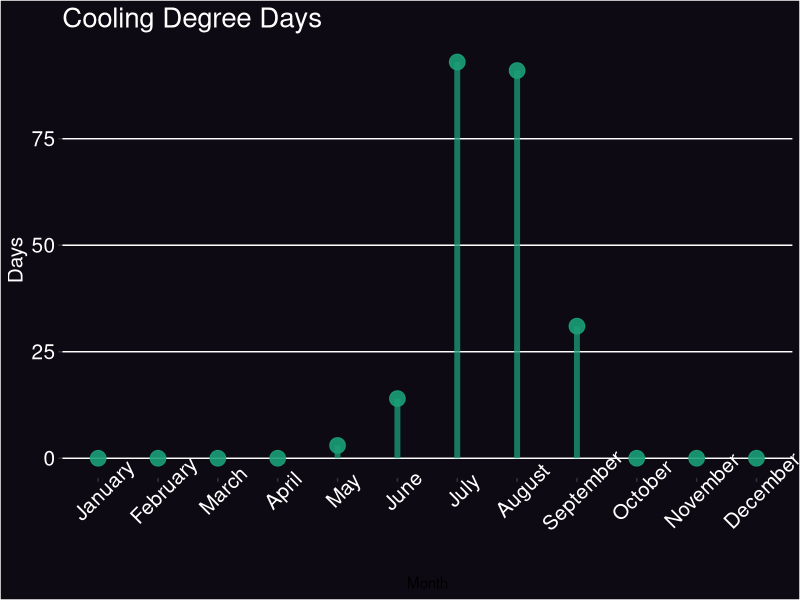

Recreate this plot in R. (Note: this script raises an error after producing the figure.)
## ---- chunk 1
#| message: false

library(tidyverse)
library(dplyr)
library(reshape2)
## ---- chunk 2
temps_wide <- tribble(
  ~ day, ~ air, ~ soil,
      1,    27,     15,
      2,    31,     16,
      3,    22,     15 
)
  
temps_long <- tribble(
  ~ day, ~ type,  ~ temp,
      1,  "air",      27,
      1, "soil",      15,
      2,  "air",      31,
      2, "soil",      16,
      3,  "air",      22,
      3, "soil",      15
)
## ---- chunk 3
temps_wide
pivot_longer(temps_wide, cols = c("air", "soil"))
temps_wide %>% pivot_longer(c(air, soil))
## ---- chunk 4
temps_wide %>% pivot_longer(-day)
## ---- chunk 5
temps_wide %>% pivot_longer(2: 3)
## ---- chunk 6
temps_wide %>% pivot_longer(air: last_col())
## ---- chunk 7
temps_wide %>% pivot_longer(c(air, soil), names_to = "Type", values_to = "Temp")
## ---- chunk 8
hr <- tribble(
  ~ subject, ~ day_1, ~ day_2,
        "a",      65,      72,
        "b",      75,      84
)
hr
## ---- chunk 9
#| error: true
hr |> 
  pivot_longer(-subject, names_to = "day", values_to = "hr")
## ---- chunk 10
temps_long %>% pivot_wider(names_from = "type", values_from = "temp")
## ---- chunk 11
bp <- tibble(
  patient = c("a", "b", "c", "a", "b", "c"), 
  time = c("before", "before", "before", "after", "after", "after"), 
  bp = c(78L, 70L, 80L, 88L, 67L, 79L)
)
bp
## ---- chunk 12
bp %>% pivot_wider(names_from = "time", values_from = "bp") %>% filter(patient != "c")
## ---- chunk 13
    summary_stats <- tribble(
      ~ variable, ~ statistic, ~ value,
      "height",        "mean",      167,
      "height",          "sd",       14,
      "weight",        "mean",       67,
      "weight",          "sd",        7,
    )
    summary_stats
## ---- chunk 14
summary_stats %>% pivot_wider(names_from = statistic, values_from = value)
## ---- chunk 15
    sales_index <- tibble::tribble(
       ~type, ~Jan, ~Feb, ~Mar, ~Apr, ~May, ~Jun, ~Jul, ~Aug, ~Sep, ~Oct, ~Nov, ~Dec,
      "in store",  146,  151,  236,  268,  181,  246,  217,  292,  249,  286,  211,  240,
    "online",  264,  191,  104,  284,  109,  103,  175,  138,  148,  104,  111,  229
    )
    sales_index
## ---- chunk 16
sales_index %>% melt(id.var = "type", variable.name = "name", value.name = "value")
## ---- chunk 17
degree_days <- tribble(
    ~ type,  ~`1`,  ~`2`,  ~`3`,  ~`4`,  ~`5`,  ~`6`,  ~`7`,  ~`8`,  ~`9`, ~`10`, ~`11`, ~`12`,
"cooling", 	0, 	0, 	0, 	0, 	3,	14,	93,	91,	31, 	0, 	0, 	0,
"heating",   830,   630,   438,   188,	41, 	1, 	0, 	1,	22,   159,   459,   762
)
col.names <- month.name[degree_days %>%  
                          colnames() %>% 
                          tail(12) %>% 
                          as.integer
                        ]
col.names <- c("type", col.names)
colnames(degree_days) <- col.names

melt_days <- degree_days %>% 
                melt(
                  id.vars = "type", 
                  variable.name = "month", 
                  value.name = "days"
                )
## ---- chunk 18
library(RColorBrewer)
background_color = "#0d0a14"
text_color = "#b88df1"
## ---- chunk 19
cooling <- melt_days %>%
              filter(type == "cooling")

ggplot(cooling, aes(x = month, y = days, color = type)) +
  geom_segment(
    aes(
      x = month,
      xend = month,
      y = 0,
      yend = days
    ),
    size = 2,
    alpha = 0.75
  ) +
  geom_point(size = 5, alpha = 0.9) +
  labs(
    title = "Cooling Degree Days",
    y = "Days",
    x = "Month"
  ) +
  scale_color_brewer(type = "qual", palette = 2) +
  theme(
    plot.background = element_rect(fill = background_color),
    panel.background = element_rect(fill = background_color),
    axis.text = element_text(color = "white", size = 15),
    axis.text.x = element_text(angle = 45), 
    axis.title.y = element_text(color = "white", size = 15),
    panel.grid.major.x = element_blank(),
    panel.grid.minor.y = element_blank(),
    legend.position = "none",
    plot.title = element_text(color = "white", size = 20)
  )
## ---- chunk 20
melt_days %>%
  group_by(type) %>%
  summarise("Total Days" = sum(days)) %>%
  gt()
## ---- chunk 21
total <- melt_days %>%
            summarise("Total" = sum(days))
